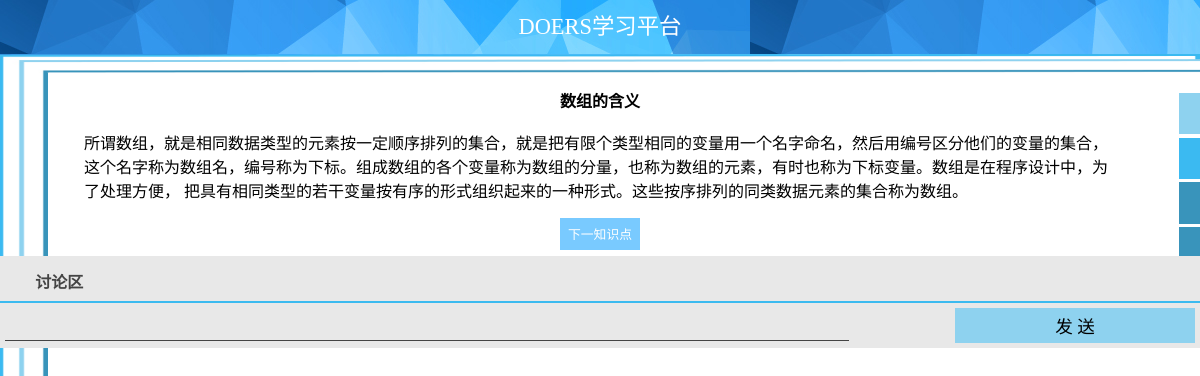
The page /home/artdetail.php?art_id=297 (signed in) on the database its author committed.
### tables this page shows
CREATE TABLE `article_info` (
  `art_id` int(11) NOT NULL auto_increment COMMENT '文章id',
  `art_class_id` int(11) NOT NULL COMMENT '分类id',
  `art_title` varchar(50) NOT NULL COMMENT '文章标题',
  `author` varchar(50) NOT NULL COMMENT '作者',
  `publication_time` datetime NOT NULL COMMENT '时间',
  `art_sort` int(11) NOT NULL default '50' COMMENT '排序',
  `brief` varchar(100) default NULL COMMENT '简介',
  `art_type` tinyint(4) NOT NULL default '1' COMMENT '1/文字，2/图文，3/视频，4/习题',
  `thumbnail` varchar(255) default NULL COMMENT '缩略图路径',
  `words_num` int(11) default NULL COMMENT '文章字数',
  `text` text COMMENT '文章具体内容',
  `state` int(10) unsigned NOT NULL default '0' COMMENT '0/草稿，1/发布，2/回收站',
  PRIMARY KEY  (`art_id`)
);

### lib/functions.php (called while the page is built, shortened)
<?php
	function parentId($childId, $childType) {
		switch ($childType) {
			case 'article':
				$sql = "select `art_class_id` from `article_info` where `art_id`={$childId}";
				break;
			case 'curriculum':
				$sql = "select `art_class_father_id` from `art_class` where `art_class_id`={$childId}";
				break;
		}
		$result = mysql_query($sql);
		$row = mysql_fetch_row($result);
		$parent_id = $row[0];
		return $parent_id;
	}
	function artInfo($art_id){
		$sql = "select * from `article_info` where `art_id`={$art_id}";
		$result = mysql_query($sql);
		return mysql_fetch_assoc($result);
	}
	function getNextCurriculum($current_curriculum_id, $curriculumids) {
		$len = count($curriculumids);
		for ($i = 0; $i < $len; $i++) {
			if ($curriculumids[$i] == $current_curriculum_id) {
				return $curriculumids[$i+1];
			}
		}
	}

### home/artdetail.php (the view, shortened to what this page needs)
<?php
	$current_art_id = $_GET['art_id'];
	$current_curriculum_id = parentId($current_art_id, 'article');
	$current_unit_id = parentId($current_curriculum_id, 'curriculum');
	$article = artInfo($_GET['art_id']);
	$curriculumids = curriculumidsInUnit($current_unit_id);
?>
<!DOCTYPE html>
<html>
<head>
    <link rel="stylesheet" type="text/css" href="./css/basic.css" />
	<link rel="stylesheet" type="text/css" href="./css/artdetail.css" />
</head>
<body>
 <div class="header">
        <h2><?php echo WEBSITE_NAME;?></h2>
    </div>
<div class="detail_top"></div>
<div class="right">
<ul>
<?php
	$art_type = array(1=>'文章',2=>'图文',3=>'视频');
	$sql="select * from article_info where art_class_id='{$current_curriculum_id}'";
	$result=mysql_query($sql);
	while($row=mysql_fetch_array($result)){
	    if ($row['art_id'] == $current_art_id) {
	        echo "<li class='block{$row['art_type']}'><a class='active' href='javascript:void(0);'>{$art_type[$row['art_type']]}</a></li>";
	    } else {
	        echo "<li class='block{$row['art_type']}'><a href='./artdetail.php?art_id={$row['art_id']}'>{$art_type[$row['art_type']]}</a></li>";
	    }
	}
?>
</ul>
</div>
    <div class="container">
    	<div class="art-header" >
			<h3><?php echo $article['art_title']; ?></h3>
		</div>
		<div class="art-content">
			<?php
	       		echo $article['text'];
	       	?>
		</div>
        <div class="preandnext">
         <span style="">
        		<?php
        			$next_curriculum = getNextCurriculum($current_curriculum_id, $curriculumids);
        			if ($next_curriculum != false) {
        				echo "<div id='next'>";
						echo "<span>下一知识点</span><ul id='next' style='display:none;'>";
						echo "</ul></div>";
        			}else{
						echo "<a href='practice.php?unit_id={$current_unit_id}'><span style='font-size:0.8em;'>选择题测试</span></a>";
						}
        		?>
        		</span>
        </div>
    </div>
<div class="discuss">
                <h4>讨论区</h4>
             <div id="dbox">
             <form action="Control/MemberControl.php?action=discuss&curriculum_id=<?php echo $current_unit_id; ?> " method="post">
             <input type="text" id="discuss_content" name="discuss_content"  /><button type="submit">发 送</button>
             </form>
             </div>
        </div>
</body>
</html>

### home/css/basic.css (style rules this page uses)
body { font-family:'微软雅黑'; margin:0; padding:0; }
div { padding: 0; margin: 0; }
ul { list-style: none; }

### home/css/artdetail.css (style rules this page uses)
body { background:url(../img/artdetailleft.jpg) repeat-y; background-size: 4% 100%; position:relative; }
.container { padding: 0 7%; }
.art-header { text-align:center; }
.art-header h3 { font-size:16px; line-height:25px; }
.header { background:url(../img/topbg.jpg); width:100%; text-align:center; }
.header h2 { margin:0; height:2.4em; line-height:2.4em; font-size:1.4em; color:#fff; font-weight:400; }
.detail_top { background:url(../img/artdetailtop.jpg) no-repeat; background-size:100% 100%; width:100%; height:1.2em; }
.discuss { background:#FFF; position:relative; bottom:0px; width:100%; }
.discuss h4 { margin:0; background:#e8e8e8; color:#444444; font-size: 1em; text-align:left; padding: 0.8em 0 0.5em 2.2em; border-bottom: 2px solid #3bbaef; }
.discuss #dbox { height:45px; background:#e8e8e8; }
.discuss #dbox input { outline:none; float:left; width:70%; height:35px; font-size:20px;border:0px;background-color:transparent; border-bottom:1px #444444 solid; margin:0px 5px; }
.discuss #dbox button { outline:none; float:right; width:20%; height:35px; border:0px; background:#8ed2ef; margin:5px;font-size:1.1em;font-family:'微软雅黑'; }
.right { position:fixed; top:4.8em; right:-2.3em; }
.right ul li { line-height:2em; list-style-type:none; padding:0.3em 0.3em 0.3em 1.3em; margin-bottom:0.2em ; }
.block1 { background-color: #8ed2ef !important; }
.block2 { background-color: #3bbaf1 !important; }
.block3 { background-color: #3994bb !important; }
.preandnext { margin:0px auto; text-align:center; }
.preandnext a,.preandnext div { display:inline-block; background-color:#79CAFF; width:5em; height:2em; line-height:2em; color:#FFF; margin-bottom:0.4em; text-align:center; text-decoration:none; position:relative; }
.preandnext div span { font-size:0.8em; }

### rows shown on the page
article_info: art_title "数组的含义", text "所谓数组，就是相同数据类型的元素按一定顺序排列的集合，就是把有限个类型相同的变量用一个名字命名，然后用编号区分他们的变量的集合，这个名字称为数组名，编号称为下标。组成数组的各个变量称为数组的分量，也称为数组的元素，有时也称为下标变量。数组是在程序设计中，为了处理方便， 把具有相同类型的若干变量按有序的形式组织起来的一种形式。这些按序排列的同类数据元素的集合称为数组。"

### other values the page prints
WEBSITE_NAME "DOERS学习平台"
